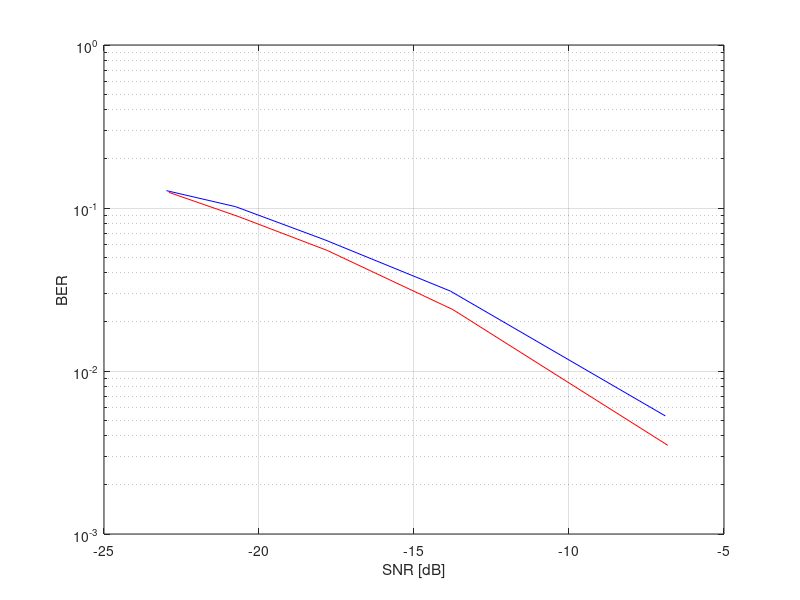

MATLAB code to generate this figure:
clear all
clc

variancia = [100 200 300 400 500];
BER = [0.0035 0.0238 0.0549 0.0888 0.1247 ];
SNR = 10.*log(50.6./variancia);

BER1 = [0.0053 0.0309 0.0638 0.1019 0.1278 ];
SNR1 = 10.*log(50.2./variancia);

semilogy(SNR, BER, 'r');
hold on
semilogy(SNR1, BER1, 'b');
grid on

xlabel('SNR [dB]')
ylabel('BER')